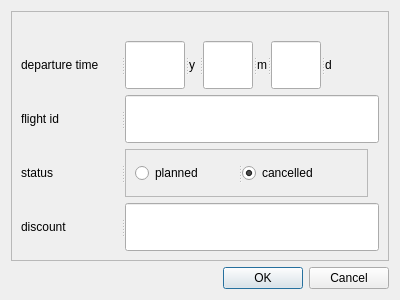
<?xml version="1.0" encoding="UTF-8"?>
<ui version="4.0">
 <class>addfliarrange</class>
 <widget class="QWidget" name="addfliarrange">
  <property name="geometry">
   <rect>
    <x>0</x>
    <y>0</y>
    <width>400</width>
    <height>300</height>
   </rect>
  </property>
  <property name="windowTitle">
   <string>Form</string>
  </property>
  <layout class="QVBoxLayout" name="verticalLayout_2">
   <item>
    <widget class="QFrame" name="frame">
     <property name="frameShape">
      <enum>QFrame::StyledPanel</enum>
     </property>
     <property name="frameShadow">
      <enum>QFrame::Raised</enum>
     </property>
     <layout class="QVBoxLayout" name="verticalLayout">
      <item>
       <widget class="QLabel" name="label_9">
        <property name="sizePolicy">
         <sizepolicy hsizetype="Preferred" vsizetype="Fixed">
          <horstretch>0</horstretch>
          <verstretch>0</verstretch>
         </sizepolicy>
        </property>
        <property name="minimumSize">
         <size>
          <width>70</width>
          <height>0</height>
         </size>
        </property>
        <property name="maximumSize">
         <size>
          <width>100</width>
          <height>16777215</height>
         </size>
        </property>
        <property name="text">
         <string/>
        </property>
       </widget>
      </item>
      <item>
       <widget class="QSplitter" name="splitter_5">
        <property name="orientation">
         <enum>Qt::Horizontal</enum>
        </property>
        <widget class="QLabel" name="departure_time">
         <property name="sizePolicy">
          <sizepolicy hsizetype="Preferred" vsizetype="Fixed">
           <horstretch>0</horstretch>
           <verstretch>0</verstretch>
          </sizepolicy>
         </property>
         <property name="minimumSize">
          <size>
           <width>70</width>
           <height>0</height>
          </size>
         </property>
         <property name="maximumSize">
          <size>
           <width>100</width>
           <height>16777215</height>
          </size>
         </property>
         <property name="text">
          <string>departure time</string>
         </property>
        </widget>
        <widget class="QSplitter" name="splitter_4">
         <property name="orientation">
          <enum>Qt::Horizontal</enum>
         </property>
         <widget class="QSplitter" name="splitter">
          <property name="orientation">
           <enum>Qt::Horizontal</enum>
          </property>
          <widget class="QLineEdit" name="year">
           <property name="minimumSize">
            <size>
             <width>50</width>
             <height>0</height>
            </size>
           </property>
           <property name="maximumSize">
            <size>
             <width>60</width>
             <height>16777215</height>
            </size>
           </property>
           <property name="text">
            <string/>
           </property>
          </widget>
          <widget class="QLabel" name="label">
           <property name="sizePolicy">
            <sizepolicy hsizetype="Preferred" vsizetype="Fixed">
             <horstretch>0</horstretch>
             <verstretch>0</verstretch>
            </sizepolicy>
           </property>
           <property name="minimumSize">
            <size>
             <width>0</width>
             <height>0</height>
            </size>
           </property>
           <property name="maximumSize">
            <size>
             <width>10</width>
             <height>16777215</height>
            </size>
           </property>
           <property name="text">
            <string>y</string>
           </property>
          </widget>
         </widget>
         <widget class="QSplitter" name="splitter_2">
          <property name="orientation">
           <enum>Qt::Horizontal</enum>
          </property>
          <widget class="QLineEdit" name="month">
           <property name="minimumSize">
            <size>
             <width>30</width>
             <height>0</height>
            </size>
           </property>
           <property name="maximumSize">
            <size>
             <width>50</width>
             <height>16777215</height>
            </size>
           </property>
           <property name="text">
            <string/>
           </property>
          </widget>
          <widget class="QLabel" name="label_11">
           <property name="sizePolicy">
            <sizepolicy hsizetype="Preferred" vsizetype="Fixed">
             <horstretch>0</horstretch>
             <verstretch>0</verstretch>
            </sizepolicy>
           </property>
           <property name="minimumSize">
            <size>
             <width>0</width>
             <height>0</height>
            </size>
           </property>
           <property name="maximumSize">
            <size>
             <width>10</width>
             <height>16777215</height>
            </size>
           </property>
           <property name="text">
            <string>m</string>
           </property>
          </widget>
         </widget>
         <widget class="QSplitter" name="splitter_3">
          <property name="orientation">
           <enum>Qt::Horizontal</enum>
          </property>
          <widget class="QLineEdit" name="day">
           <property name="minimumSize">
            <size>
             <width>30</width>
             <height>0</height>
            </size>
           </property>
           <property name="maximumSize">
            <size>
             <width>50</width>
             <height>16777215</height>
            </size>
           </property>
           <property name="text">
            <string/>
           </property>
          </widget>
          <widget class="QLabel" name="label_12">
           <property name="sizePolicy">
            <sizepolicy hsizetype="Preferred" vsizetype="Fixed">
             <horstretch>0</horstretch>
             <verstretch>0</verstretch>
            </sizepolicy>
           </property>
           <property name="minimumSize">
            <size>
             <width>0</width>
             <height>0</height>
            </size>
           </property>
           <property name="maximumSize">
            <size>
             <width>10</width>
             <height>16777215</height>
            </size>
           </property>
           <property name="text">
            <string>d</string>
           </property>
          </widget>
         </widget>
        </widget>
       </widget>
      </item>
      <item>
       <widget class="QSplitter" name="splitter_6">
        <property name="orientation">
         <enum>Qt::Horizontal</enum>
        </property>
        <widget class="QLabel" name="label_2">
         <property name="sizePolicy">
          <sizepolicy hsizetype="Preferred" vsizetype="Fixed">
           <horstretch>0</horstretch>
           <verstretch>0</verstretch>
          </sizepolicy>
         </property>
         <property name="minimumSize">
          <size>
           <width>70</width>
           <height>0</height>
          </size>
         </property>
         <property name="maximumSize">
          <size>
           <width>100</width>
           <height>16777215</height>
          </size>
         </property>
         <property name="text">
          <string>flight id</string>
         </property>
        </widget>
        <widget class="QLineEdit" name="flight_id">
         <property name="minimumSize">
          <size>
           <width>116</width>
           <height>0</height>
          </size>
         </property>
         <property name="maximumSize">
          <size>
           <width>16777215</width>
           <height>16777215</height>
          </size>
         </property>
        </widget>
       </widget>
      </item>
      <item>
       <widget class="QSplitter" name="splitter_7">
        <property name="orientation">
         <enum>Qt::Horizontal</enum>
        </property>
        <widget class="QLabel" name="label_3">
         <property name="sizePolicy">
          <sizepolicy hsizetype="Preferred" vsizetype="Fixed">
           <horstretch>0</horstretch>
           <verstretch>0</verstretch>
          </sizepolicy>
         </property>
         <property name="minimumSize">
          <size>
           <width>70</width>
           <height>0</height>
          </size>
         </property>
         <property name="maximumSize">
          <size>
           <width>100</width>
           <height>16777215</height>
          </size>
         </property>
         <property name="text">
          <string>status</string>
         </property>
        </widget>
        <widget class="QFrame" name="status">
         <property name="minimumSize">
          <size>
           <width>116</width>
           <height>0</height>
          </size>
         </property>
         <property name="maximumSize">
          <size>
           <width>243</width>
           <height>60</height>
          </size>
         </property>
         <property name="frameShape">
          <enum>QFrame::StyledPanel</enum>
         </property>
         <property name="frameShadow">
          <enum>QFrame::Raised</enum>
         </property>
         <layout class="QHBoxLayout" name="horizontalLayout">
          <item>
           <widget class="QSplitter" name="sta">
            <property name="orientation">
             <enum>Qt::Horizontal</enum>
            </property>
            <widget class="QRadioButton" name="plan">
             <property name="maximumSize">
              <size>
               <width>16777215</width>
               <height>20</height>
              </size>
             </property>
             <property name="text">
              <string>planned</string>
             </property>
            </widget>
            <widget class="QRadioButton" name="cancel">
             <property name="maximumSize">
              <size>
               <width>16777215</width>
               <height>20</height>
              </size>
             </property>
             <property name="text">
              <string>cancelled</string>
             </property>
             <property name="checked">
              <bool>true</bool>
             </property>
            </widget>
           </widget>
          </item>
         </layout>
        </widget>
       </widget>
      </item>
      <item>
       <widget class="QSplitter" name="splitter_8">
        <property name="orientation">
         <enum>Qt::Horizontal</enum>
        </property>
        <widget class="QLabel" name="label_4">
         <property name="sizePolicy">
          <sizepolicy hsizetype="Preferred" vsizetype="Fixed">
           <horstretch>0</horstretch>
           <verstretch>0</verstretch>
          </sizepolicy>
         </property>
         <property name="minimumSize">
          <size>
           <width>70</width>
           <height>0</height>
          </size>
         </property>
         <property name="maximumSize">
          <size>
           <width>100</width>
           <height>16777215</height>
          </size>
         </property>
         <property name="text">
          <string>discount</string>
         </property>
        </widget>
        <widget class="QLineEdit" name="discount">
         <property name="minimumSize">
          <size>
           <width>116</width>
           <height>0</height>
          </size>
         </property>
         <property name="maximumSize">
          <size>
           <width>16777215</width>
           <height>16777215</height>
          </size>
         </property>
         <property name="text">
          <string/>
         </property>
        </widget>
       </widget>
      </item>
     </layout>
    </widget>
   </item>
   <item>
    <widget class="QDialogButtonBox" name="buttonBox">
     <property name="standardButtons">
      <set>QDialogButtonBox::Cancel|QDialogButtonBox::Ok</set>
     </property>
    </widget>
   </item>
  </layout>
 </widget>
 <resources/>
 <connections/>
</ui>
